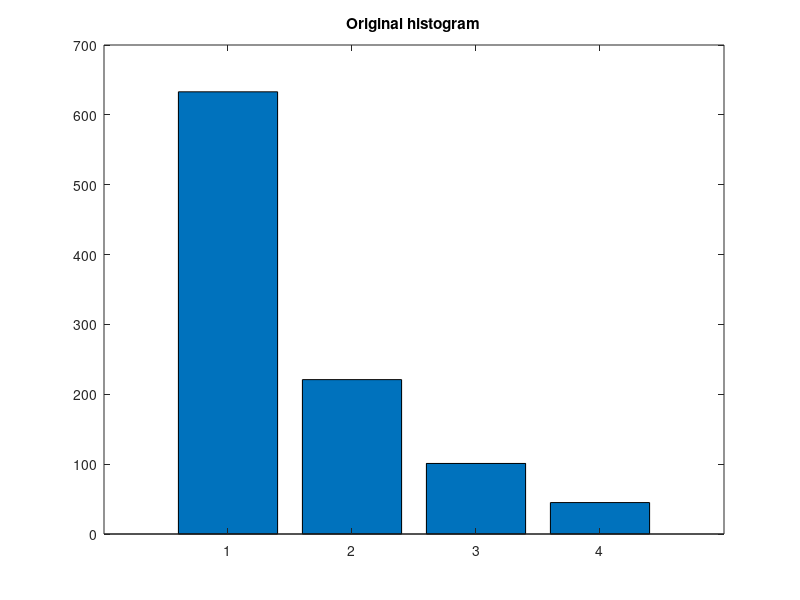
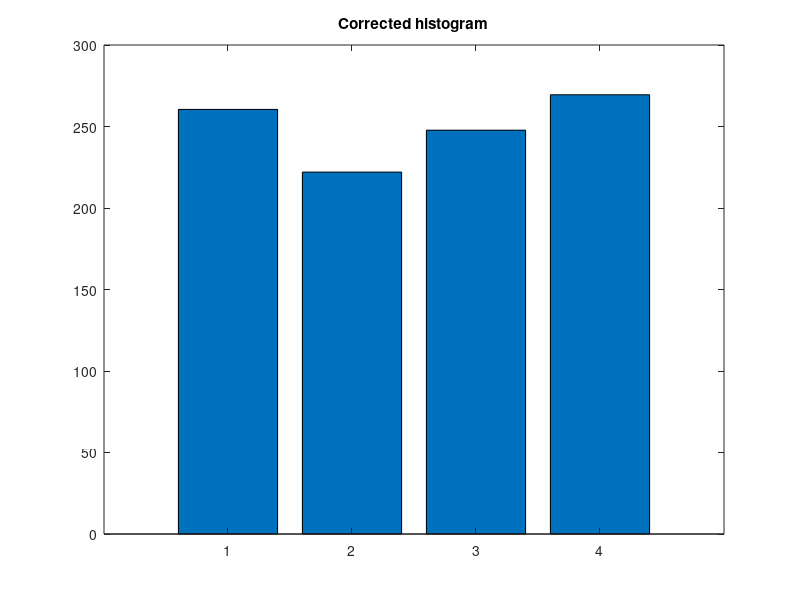

Write MATLAB code to recreate these figures, in order.
%% Probability mass function
n = 16; % no. of support points
% Probabilities chosen uniformly at random
    % wu = rand([n 1]);
    % w=wu/sum(wu);
% Exponential probabilities
    r = 0.8;
    w = ( r.^(0:n-1)' ) ./ sum( r.^(0:n-1)' );


%% Compute the cdf
F = zeros([n 1]);
F(1) = w(1);
for i = 2:n
    F(i) = F(i-1)+w(i);
end %i

%% Expectation of the cdf
E = F'*w;
E2 = (F.^2)'*w;

%% Fictitious sampling 
k = 4; % no. of fictitious samples
m = 5e+2; % window length
for j = 1:m
    y = randsample(1:n,k,true,w);
    
    % The usual count
    c(j) = 0;
    for i = 2:k
        if y(i) <= y(1)
            c(j) = c(j)+1;
        end %if
    end %i
end %j
    
%% No fictitious sampling

% Samples from the true distribution to construct a histogram (for
% comparison)
m = 1e+3;
y0 = randsample(1:n,m,true,w);

% We construct histograms with k bins. S is the number of support points
% per bin.
k = 4;
S = ceil(n/k);

% Weights (same as w, actually)
W = zeros([k*S 1]);
W(1:n) = w;
% The support set
Y = 1:k*S;
% Counts for the histograms: C is the counter for the histogram of the
% actual samples, C0 is the histogram corrected by the pmf to yield a
% uniform distribution
C = zeros([k 1]);
C0 = zeros([k 1]);
for j = 1:m
    for l = 1:k
        idx = (l-1)*S + (1 : S);
        if not(isempty(find(y0(j)==Y(idx), 1)))
            C(l) = C(l) + 1 / (k*sum(W(idx)));
            C0(l) = C0(l) + 1;
        end %if
    end %l
end %j

figure(1); bar(1:k,C0); title('Original histogram');
figure(2); bar(1:k,C); title('Corrected histogram');